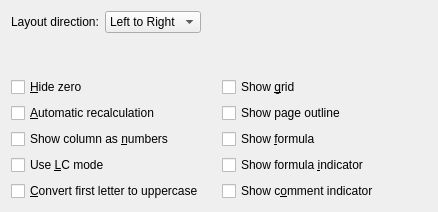
<?xml version="1.0" encoding="UTF-8"?>
<ui version="4.0">
 <author>Ariya Hidayat &lt;ariya@kde.org&gt;</author>
 <comment>This file is part of the KDE project
Copyright (C) 2004 Ariya Hidayat &lt;ariya@kde.org&gt;

This library is free software; you can redistribute it and/or
modify it under the terms of the GNU Library General Public
License as published by the Free Software Foundation; either
version 2 of the License, or (at your option) any later version.

This library is distributed in the hope that it will be useful,
but WITHOUT ANY WARRANTY; without even the implied warranty of
MERCHANTABILITY or FITNESS FOR A PARTICULAR PURPOSE.  See the
GNU Library General Public License for more details.

You should have received a copy of the GNU Library General Public
License along with this library; see the file COPYING.LIB.  If not,
write to the Free Software Foundation, Inc., 51 Franklin Street,
Fifth Floor, Boston, MA 02110-1301, USA.</comment>
 <class>SheetPropertiesWidget</class>
 <widget class="QWidget" name="SheetPropertiesWidget">
  <property name="geometry">
   <rect>
    <x>0</x>
    <y>0</y>
    <width>438</width>
    <height>212</height>
   </rect>
  </property>
  <property name="sizePolicy">
   <sizepolicy hsizetype="Preferred" vsizetype="Minimum">
    <horstretch>0</horstretch>
    <verstretch>0</verstretch>
   </sizepolicy>
  </property>
  <property name="windowTitle">
   <string>SheetPropertiesBase</string>
  </property>
  <layout class="QVBoxLayout">
   <item>
    <layout class="QHBoxLayout">
     <item>
      <layout class="QHBoxLayout">
       <item>
        <widget class="QLabel" name="textLabel1">
         <property name="text">
          <string>Layout direction:</string>
         </property>
        </widget>
       </item>
       <item>
        <widget class="KComboBox" name="directionComboBox">
         <property name="whatsThis">
          <string>Default is that the first column of the sheet is on the left. If you choose Right to Left, then the first column will be on the right and the others added from right to left.</string>
         </property>
         <item>
          <property name="text">
           <string>Left to Right</string>
          </property>
         </item>
         <item>
          <property name="text">
           <string>Right to Left</string>
          </property>
         </item>
        </widget>
       </item>
      </layout>
     </item>
     <item>
      <spacer>
       <property name="orientation">
        <enum>Qt::Horizontal</enum>
       </property>
       <property name="sizeType">
        <enum>QSizePolicy::Expanding</enum>
       </property>
       <property name="sizeHint" stdset="0">
        <size>
         <width>40</width>
         <height>20</height>
        </size>
       </property>
      </spacer>
     </item>
    </layout>
   </item>
   <item>
    <spacer>
     <property name="orientation">
      <enum>Qt::Vertical</enum>
     </property>
     <property name="sizeType">
      <enum>QSizePolicy::Expanding</enum>
     </property>
     <property name="sizeHint" stdset="0">
      <size>
       <width>20</width>
       <height>20</height>
      </size>
     </property>
    </spacer>
   </item>
   <item>
    <layout class="QGridLayout">
     <item row="4" column="1">
      <widget class="QCheckBox" name="showCommentIndicatorCheckBox">
       <property name="whatsThis">
        <string>If this box is checked cells containing comments will be marked by a small red triangle at the top right corner.</string>
       </property>
       <property name="text">
        <string>Show c&amp;omment indicator</string>
       </property>
      </widget>
     </item>
     <item row="3" column="0">
      <widget class="QCheckBox" name="useLCModeCheckBox">
       <property name="whatsThis">
        <string>If this box is checked the cell reference shown at the left end of the Formula Bar will be displayed in LC mode (i.e. L2C3) rather than in its normal form B3. This does not seem to be of much use at the moment.</string>
       </property>
       <property name="text">
        <string>Use &amp;LC mode</string>
       </property>
      </widget>
     </item>
     <item row="1" column="1">
      <widget class="QCheckBox" name="showPageOutlineCheckBox">
       <property name="whatsThis">
        <string>If you check this option, the page borders will be drawn on your current sheet. Per default the page borders are not displayed. It is useful to see the page borders if you want to print your sheet.</string>
       </property>
       <property name="text">
        <string>Show page outline</string>
       </property>
      </widget>
     </item>
     <item row="4" column="0">
      <widget class="QCheckBox" name="capitalizeFirstLetterCheckBox">
       <property name="whatsThis">
        <string>Check this box and the first letter of any text you type in will automatically be converted to uppercase.</string>
       </property>
       <property name="text">
        <string>&amp;Convert first letter to uppercase</string>
       </property>
      </widget>
     </item>
     <item row="0" column="0">
      <widget class="QCheckBox" name="hideZeroCheckBox">
       <property name="whatsThis">
        <string>If this box is checked any cell containing the value zero will appear blank.</string>
       </property>
       <property name="text">
        <string>&amp;Hide zero</string>
       </property>
      </widget>
     </item>
     <item row="2" column="1">
      <widget class="QCheckBox" name="showFormulaCheckBox">
       <property name="whatsThis">
        <string>If this box is checked Calligra Sheets will display the actual formulae in cells rather than the results.</string>
       </property>
       <property name="text">
        <string>Show &amp;formula</string>
       </property>
      </widget>
     </item>
     <item row="2" column="0">
      <widget class="QCheckBox" name="showColumnAsNumbersCheckBox">
       <property name="whatsThis">
        <string>If this box is checked the column headings will show as numbers rather than as letters. Letters are default.</string>
       </property>
       <property name="text">
        <string>Show column as &amp;numbers</string>
       </property>
      </widget>
     </item>
     <item row="3" column="1">
      <widget class="QCheckBox" name="showFormulaIndicatorCheckBox">
       <property name="whatsThis">
        <string>If this box is checked Calligra Sheets will display a small blue triangle at the bottom left corner of cells containing formulae. This is useful if you want to protect cells with formulae.</string>
       </property>
       <property name="text">
        <string>Show formula &amp;indicator</string>
       </property>
      </widget>
     </item>
     <item row="0" column="1">
      <widget class="QCheckBox" name="showGridCheckBox">
       <property name="whatsThis">
        <string>If checked, the grid (the cell limits) will be shown. This is the default. If unchecked, the grid will be hidden.</string>
       </property>
       <property name="text">
        <string>Show &amp;grid</string>
       </property>
      </widget>
     </item>
     <item row="1" column="0">
      <widget class="QCheckBox" name="autoCalcCheckBox">
       <property name="whatsThis">
        <string>This setting controls whether formulae are recalculated automatically when the value of any cell they refer to changes.</string>
       </property>
       <property name="text">
        <string>&amp;Automatic recalculation</string>
       </property>
      </widget>
     </item>
    </layout>
   </item>
  </layout>
 </widget>
 <customwidgets>
  <customwidget>
   <class>KComboBox</class>
   <extends>QComboBox</extends>
   <header>kcombobox.h</header>
  </customwidget>
 </customwidgets>
 <tabstops>
  <tabstop>directionComboBox</tabstop>
  <tabstop>hideZeroCheckBox</tabstop>
  <tabstop>showGridCheckBox</tabstop>
  <tabstop>autoCalcCheckBox</tabstop>
  <tabstop>showPageOutlineCheckBox</tabstop>
  <tabstop>showColumnAsNumbersCheckBox</tabstop>
  <tabstop>showFormulaCheckBox</tabstop>
  <tabstop>useLCModeCheckBox</tabstop>
  <tabstop>showFormulaIndicatorCheckBox</tabstop>
  <tabstop>capitalizeFirstLetterCheckBox</tabstop>
  <tabstop>showCommentIndicatorCheckBox</tabstop>
 </tabstops>
 <includes>
  <include location="global">kdialog.h</include>
 </includes>
 <resources/>
 <connections/>
</ui>
